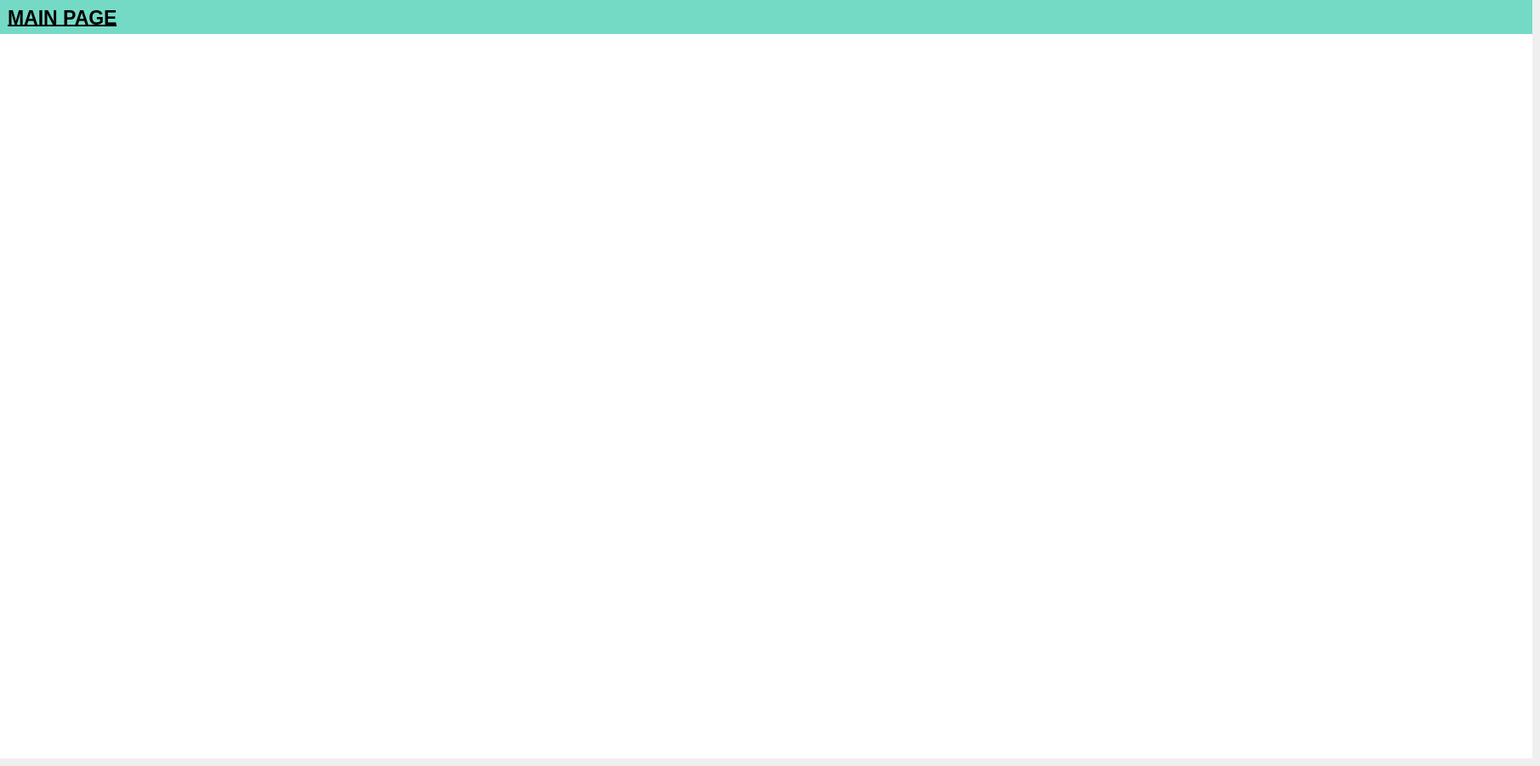
           <widget class="QWidget" name="main_page">
            <widget class="QFrame" name="title_frame">
             <property name="geometry">
              <rect>
               <x>0</x>
               <y>0</y>
               <width>1801</width>
               <height>41</height>
              </rect>
             </property>
             <property name="styleSheet">
              <string notr="true">background-color:rgb(116, 218, 198)</string>
             </property>
             <property name="frameShape">
              <enum>QFrame::NoFrame</enum>
             </property>
             <property name="frameShadow">
              <enum>QFrame::Plain</enum>
             </property>
             <property name="lineWidth">
              <number>0</number>
             </property>
             <layout class="QHBoxLayout" name="horizontalLayout_3">
              <item>
               <widget class="QLabel" name="label">
                <property name="font">
                 <font>
                  <pointsize>17</pointsize>
                  <italic>false</italic>
                  <bold>true</bold>
                  <underline>true</underline>
                  <stylestrategy>PreferDefault</stylestrategy>
                  <kerning>true</kerning>
                 </font>
                </property>
                <property name="text">
                 <string>MAIN PAGE</string>
                </property>
               </widget>
              </item>
             </layout>
            </widget>
            <widget class="QFrame" name="frame_4">
             <property name="geometry">
              <rect>
               <x>0</x>
               <y>40</y>
               <width>1801</width>
               <height>851</height>
              </rect>
             </property>
             <property name="styleSheet">
              <string notr="true">background-color: rgb(255, 255, 255);</string>
             </property>
             <property name="frameShape">
              <enum>QFrame::NoFrame</enum>
             </property>
             <property name="frameShadow">
              <enum>QFrame::Plain</enum>
             </property>
             <property name="lineWidth">
              <number>0</number>
             </property>
            </widget>
           </widget>
